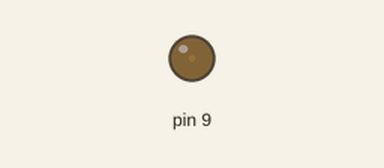
A sketch run on a simulated Arduino Uno, built with avr-gcc and run on an emulated ATmega328P. On the bench: output pins drawn as LEDs (lit = HIGH).

Above: at 0.05 s.
At 1.15 s:
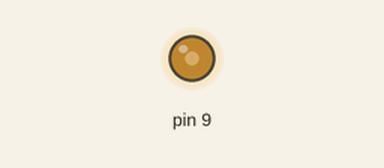
At 2.3 s:
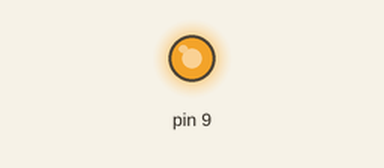
At 4.6 s:
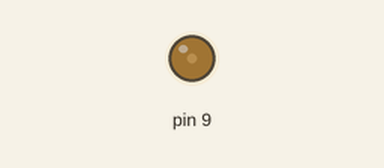
Timing chart, 0 to 7.3 s (numbered marks = the images above):
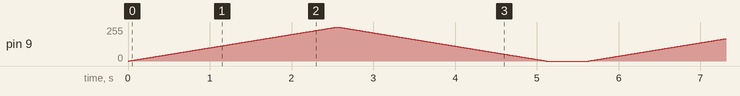

The sketch:

PWM_breathing_LED_stage1.ino
```cpp
// PWM~ breathing LED - stage1

int d = 10; // variable d to store the dealy time

void setup()
{
  // intialise pin 9 as output
  pinMode(9, OUTPUT);
}

void loop()
{
  // duty cycle range from 0-255
  for (int a = 0; a < 256; a++) // fade in
  {
    analogWrite(9, a); // this function takes (pin number, duty cycle value
    delay(d);
  }

  for (int a = 255; a >= 0; a--) // fade out
  {
    analogWrite(9, a);
    delay(d);
  }
  delay(500);
}
```
